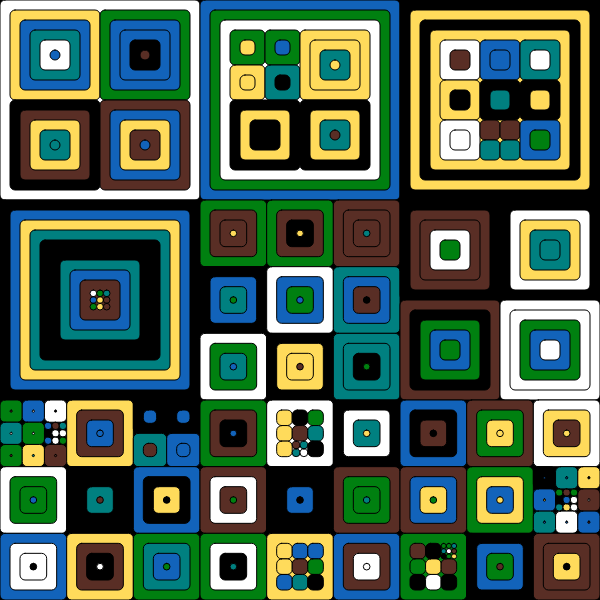
Frame 1 (no input)
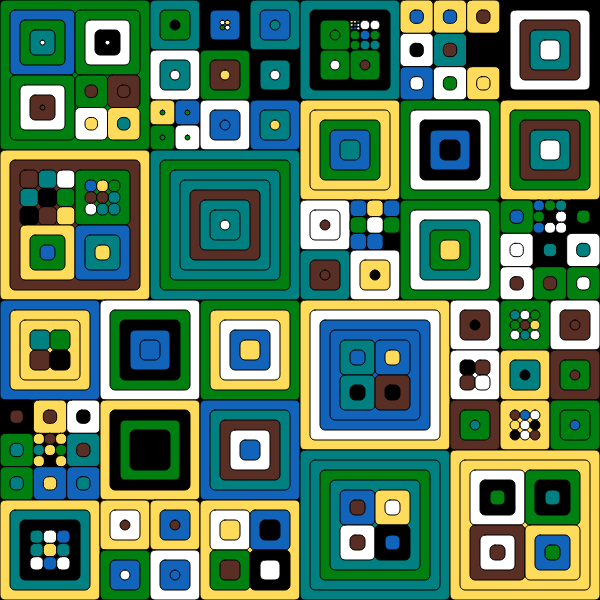
Frame 2 (the mouse pressed at the canvas centre, redrawn once)

The p5.js sketch that drew these frames (run headless with seeded random() and noise() and a simulated clock; the mouse was pressed at the canvas centre and the sketch redrawn once):

// p5.js sketch
// ── sketch.js
let palette = [
  "#1263ba",
  "#592E25",
  "#008010",
  "#ffdb5b",
  "#008080",
  "#ffffff",
  "#000000",
];
let minS = 1;

function setup() {
  createCanvas(600, 600);
  noLoop();
}

function draw() {
  background(0);
  stroke(0);
  strokeWeight(1);
  rectRec(0, 0, width, height);
}

function rectRec(x, y, w) {
  let c = int(random(2, 4));
  let sw = w / c;
  let rnd = random(1);
  let p = map(w, minS, width, 0, 1);
  let corner = 5;

  if (rnd < p) {
    for (let i = 0; i < c; i++) {
      for (let j = 0; j < c; j++) {
        if (sw > minS) {
          rectRec(x + i * sw, y + j * sw, sw);
        } else {
          fill(random(palette));
          rect(x + i * sw, y + j * sw, sw, sw, corner);
        }
      }
    }
  } else {
    let off = 20;
    let ww = w - off;
    fill(random(palette));
    rect(x, y, w, w, corner);
    if (ww > minS) {
      rectRec(x + off / 2, y + off / 2, ww, ww);
    }
  }
}

// ── ArtCover.html
<!doctype html>

<html lang="en">
<head>


  <title>Art Cover For Soundcloud</title>
  <link rel="stylesheet" href="styles.css">
  <script src="https://cdn.jsdelivr.net/npm/p5@1.0.0/lib/p5.js"></script>
  <script src="sketch.js"></script>
 

</head>

<body>
  


  
</body>
</html>
